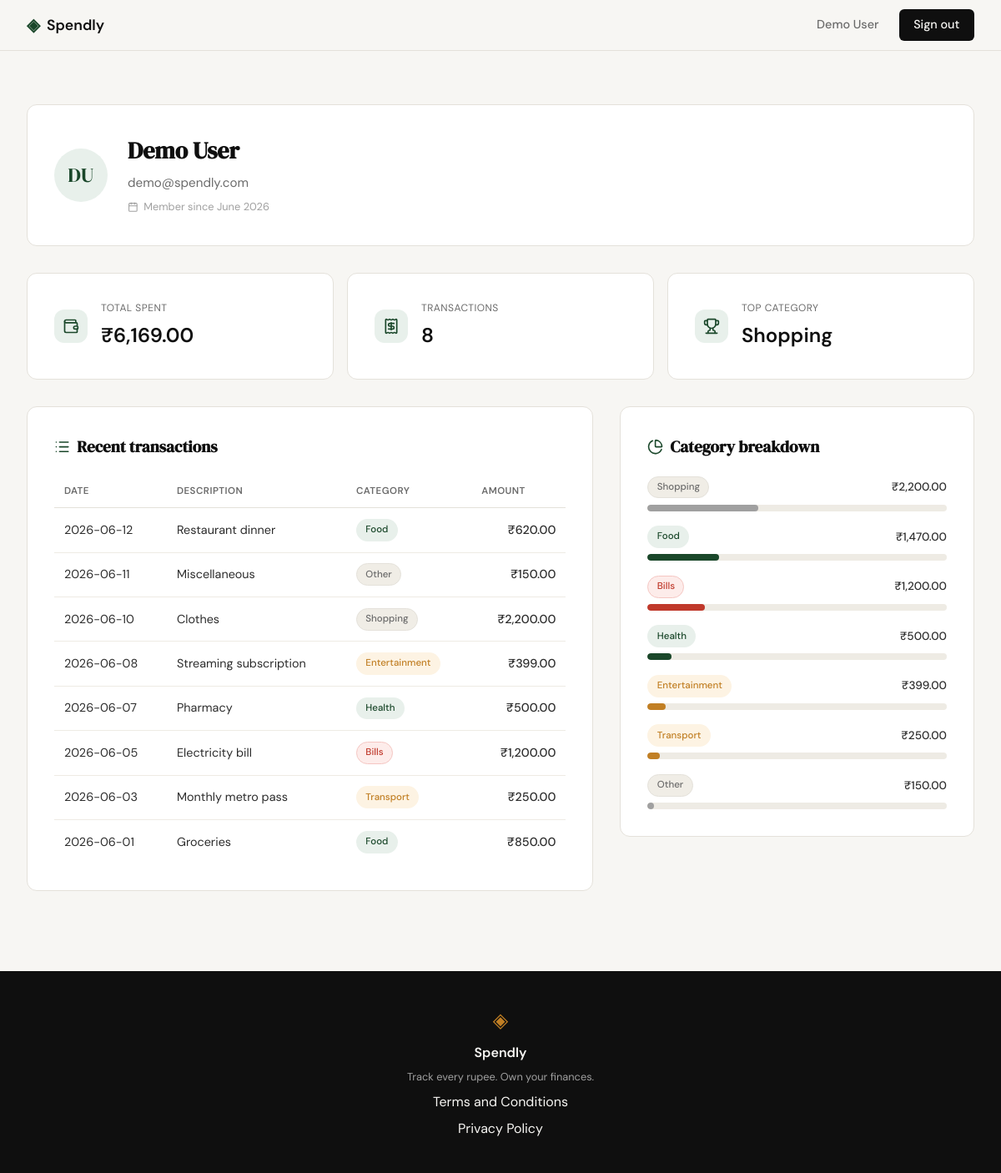
Screenshot of /profile (signed in) with the database file from the repository.
### tables this page shows
CREATE TABLE users (
            id            INTEGER PRIMARY KEY AUTOINCREMENT,
            name          TEXT    NOT NULL,
            email         TEXT    NOT NULL UNIQUE,
            password_hash TEXT    NOT NULL,
            created_at    TEXT    DEFAULT (datetime('now'))
        );

CREATE TABLE expenses (
            id          INTEGER PRIMARY KEY AUTOINCREMENT,
            user_id     INTEGER NOT NULL REFERENCES users(id),
            amount      REAL    NOT NULL,
            category    TEXT    NOT NULL,
            date        TEXT    NOT NULL,
            description TEXT,
            created_at  TEXT    DEFAULT (datetime('now'))
        );

### app.py (the view)
@app.route("/profile")
def profile():
    if not session.get("user_id"):
        return redirect(url_for("login"))
    user_id = session["user_id"]
    db_user = get_user_by_id(user_id)
    user = {
        "name": db_user["name"],
        "email": db_user["email"],
        "initials": "".join(p[0].upper() for p in db_user["name"].split()[:2]),
        "member_since": db_user["member_since"],
    }
    raw_stats = get_summary_stats(user_id)
    stats = {
        "total_spent": format_currency(raw_stats["total_spent"]),
        "transaction_count": raw_stats["transaction_count"],
        "top_category": raw_stats["top_category"],
    }
    raw_transactions = get_recent_transactions(user_id)
    transactions = [
        {
            "date": tx["date"],
            "description": tx["description"],
            "category": tx["category"],
            "amount": format_currency(tx["amount"]),
        }
        for tx in raw_transactions
    ]
    raw_breakdown = get_category_breakdown(user_id)
    category_breakdown = [
        {
            "name": cat["name"],
            "total": format_currency(cat["amount"]),
            "percent": cat["pct"],
        }
        for cat in raw_breakdown
    ]
    return render_template(
        "profile.html",
        user=user,
        stats=stats,
        transactions=transactions,
        category_breakdown=category_breakdown,
    )

### database/db.py (called while the page is built)
def get_db():
    conn = sqlite3.connect(DB_PATH)
    conn.row_factory = sqlite3.Row
    conn.execute("PRAGMA foreign_keys = ON")
    return conn

### database/queries.py (called while the page is built)
def format_currency(amount):
    return f"₹{amount:,.2f}"

def get_user_by_id(user_id):
    db = get_db()
    row = db.execute(
        "SELECT id, name, email, created_at FROM users WHERE id = ?", (user_id,)
    ).fetchone()
    db.close()
    if row is None:
        return None
    created = datetime.strptime(row["created_at"], "%Y-%m-%d %H:%M:%S")
    return {"name": row["name"], "email": row["email"], "member_since": created.strftime("%B %Y")}

def get_summary_stats(user_id):
    db = get_db()
    total_row = db.execute(
        "SELECT COALESCE(SUM(amount), 0) AS total, COUNT(*) AS cnt FROM expenses WHERE user_id = ?",
        (user_id,),
    ).fetchone()
    top_row = db.execute(
        """
        SELECT category, SUM(amount) AS cat_total FROM expenses
        WHERE user_id = ? GROUP BY category ORDER BY cat_total DESC LIMIT 1
        """,
        (user_id,),
    ).fetchone()
    db.close()
    return {
        "total_spent": total_row["total"],
        "transaction_count": total_row["cnt"],
        "top_category": top_row["category"] if top_row else "—",
    }

def get_recent_transactions(user_id, limit=10):
    db = get_db()
    rows = db.execute(
        """
        SELECT date, description, category, amount
        FROM expenses
        WHERE user_id = ?
        ORDER BY date DESC, id DESC
        LIMIT ?
        """,
        (user_id, limit),
    ).fetchall()
    db.close()
    return [
        {"date": r["date"], "description": r["description"],
         "category": r["category"], "amount": r["amount"]}
        for r in rows
    ]

def get_category_breakdown(user_id):
    db = get_db()
    rows = db.execute(
        """
        SELECT category, SUM(amount) AS cat_total FROM expenses
        WHERE user_id = ? GROUP BY category ORDER BY cat_total DESC
        """,
        (user_id,),
    ).fetchall()
    db.close()
    if not rows:
        return []
    grand_total = sum(r["cat_total"] for r in rows)
    pcts = [round((r["cat_total"] / grand_total) * 100) for r in rows]
    diff = 100 - sum(pcts)
    pcts[0] += diff  # largest category (rows[0], ORDER BY DESC) absorbs rounding remainder
    return [{"name": r["category"], "amount": r["cat_total"], "pct": p} for r, p in zip(rows, pcts)]

### templates/profile.html (shortened to what this page needs)
{% extends "base.html" %}
{% block head %}
<link rel="stylesheet" href="{{ url_for('static', filename='css/profile.css') }}">
{% endblock %}
{% block content %}
<section class="profile-page">
    <div class="profile-inner">
        <div class="profile-user-card feature-card">
            <div class="profile-avatar">{{ user.initials }}</div>
            <div class="profile-identity">
                <h1 class="profile-name">{{ user.name }}</h1>
                <p class="profile-email">{{ user.email }}</p>
                <p class="profile-member">
                    <i data-lucide="calendar"></i>
                    Member since {{ user.member_since }}
                </p>
            </div>
        </div>
        <div class="profile-stats">
            <div class="profile-stat-card feature-card">
                <span class="profile-stat-icon"><i data-lucide="wallet"></i></span>
                <div>
                    <p class="profile-stat-label">Total spent</p>
                    <p class="profile-stat-value">{{ stats.total_spent }}</p>
                </div>
            </div>
            <div class="profile-stat-card feature-card">
                <span class="profile-stat-icon"><i data-lucide="receipt"></i></span>
                <div>
                    <p class="profile-stat-label">Transactions</p>
                    <p class="profile-stat-value">{{ stats.transaction_count }}</p>
                </div>
            </div>
            <div class="profile-stat-card feature-card">
                <span class="profile-stat-icon"><i data-lucide="trophy"></i></span>
                <div>
                    <p class="profile-stat-label">Top category</p>
                    <p class="profile-stat-value">{{ stats.top_category }}</p>
                </div>
            </div>
        </div>
        <div class="profile-grid">
            <div class="profile-history feature-card">
                <h2 class="profile-section-title">
                    <i data-lucide="list"></i>
                    Recent transactions
                </h2>
                <div class="profile-table-wrap">
                    <table class="profile-table">
                        <thead>
                            <tr>
                                <th>Date</th>
                                <th>Description</th>
                                <th>Category</th>
                                <th class="profile-amount-col">Amount</th>
                            </tr>
                        </thead>
                        <tbody>
                            {% for tx in transactions %}
                            <tr>
                                <td class="profile-tx-date">{{ tx.date }}</td>
                                <td>{{ tx.description }}</td>
                                <td><span class="badge badge-{{ tx.category | lower }}">{{ tx.category }}</span></td>
                                <td class="profile-amount-col profile-tx-amount">{{ tx.amount }}</td>
                            </tr>
                            {% endfor %}
                        </tbody>
                    </table>
                </div>
            </div>
            <div class="profile-breakdown feature-card">
                <h2 class="profile-section-title">
                    <i data-lucide="pie-chart"></i>
                    Category breakdown
                </h2>
                {% for cat in category_breakdown %}
                <div class="profile-cat-row">
                    <div class="profile-cat-head">
                        <span class="badge badge-{{ cat.name | lower }}">{{ cat.name }}</span>
                        <span class="profile-cat-total">{{ cat.total }}</span>
                    </div>
                    <div class="profile-cat-track">
                        <div class="profile-cat-bar badge-bar-{{ cat.name | lower }}"
                             style="--profile-bar-pct: {{ cat.percent }}%"></div>
                    </div>
                </div>
                {% endfor %}
            </div>
        </div>
    </div>
</section>
{% endblock %}

### templates/base.html (shortened to what this page needs)
<!DOCTYPE html>
<html lang="en">
<head>
    <link rel="stylesheet" href="{{ url_for('static', filename='css/style.css') }}">
    {% block head %}{% endblock %}
</head>
<body>
    <nav class="navbar">
        <div class="nav-inner">
            <a href="{{ url_for('landing') }}" class="nav-brand">
                <span class="brand-icon">◈</span>
                <span class="brand-name">Spendly</span>
            </a>
            <div class="nav-links">
                {% if session.user_id %}
                <a href="{{ url_for('profile') }}">{{ session.user_name }}</a>
                <a href="{{ url_for('logout') }}" class="nav-cta">Sign out</a>
                {% else %}
                <a href="{{ url_for('login') }}">Sign in</a>
                <a href="{{ url_for('register') }}" class="nav-cta">Get started</a>
                {% endif %}
            </div>
        </div>
    </nav>
    <main class="main-content">
        {% block content %}{% endblock %}
    </main>
    <footer class="footer">
        <div class="footer-inner">
            <span class="brand-icon">◈</span>
            <span class="footer-name">Spendly</span>
            <p class="footer-copy">Track every rupee. Own your finances.</p>
            <a href="/terms">Terms and Conditions</a>
            <a href="/privacy">Privacy Policy</a>
        </div>
    </footer>
</body>
</html>

### static/css/style.css (style rules this page uses)
:root { --ink: #0f0f0f; --ink-soft: #2d2d2d; --ink-muted: #6b6b6b; --ink-faint: #a0a0a0; --paper: #f7f6f3; --paper-warm: #f0ede6; --paper-card: #ffffff; --accent: #1a472a; --accent-light: #e8f0eb; --accent-2: #c17f24; --accent-2-light: #fdf3e3; --danger: #c0392b; --danger-light: #fdecea; --danger-border: #f5c6c2; --border: #e4e1da; --border-soft: #eeebe4; --font-display: 'DM Serif Display', Georgia, serif; --font-body: 'DM Sans', system-ui, sans-serif; --max-width: 1200px; --auth-width: 440px; --radius-sm: 6px; --radius-md: 12px; --radius-lg: 20px; }
*, *::before, *::after { box-sizing: border-box; margin: 0; padding: 0; }
html { font-size: 16px; scroll-behavior: smooth; }
body { background: var(--paper); color: var(--ink); font-family: var(--font-body); font-size: 1rem; line-height: 1.6; -webkit-font-smoothing: antialiased; }
a { color: inherit; text-decoration: none; }
.navbar { position: sticky; top: 0; z-index: 100; background: var(--paper); border-bottom: 1px solid var(--border); padding: 0 2rem; }
.nav-inner { max-width: var(--max-width); margin: 0 auto; height: 60px; display: flex; align-items: center; justify-content: space-between; }
.nav-brand { display: flex; align-items: center; gap: 0.5rem; font-family: var(--font-body); font-weight: 600; font-size: 1.1rem; color: var(--ink); }
.brand-icon { color: var(--accent); font-size: 1.3rem; }
.brand-name { color: var(--ink); }
.nav-links { display: flex; align-items: center; gap: 1.5rem; font-size: 0.9rem; font-weight: 500; }
.nav-links a { color: var(--ink-muted); transition: color 0.2s; }
.nav-cta { background: var(--ink) !important; color: var(--paper) !important; padding: 0.45rem 1.1rem; border-radius: var(--radius-sm); transition: background 0.2s !important; }
.main-content { min-height: calc(100vh - 60px - 100px); }
.feature-card { background: var(--paper-card); border: 1px solid var(--border); border-radius: var(--radius-md); padding: 2rem; }
.footer { background: var(--ink); color: var(--paper); padding: 2.5rem 2rem; text-align: center; }
.footer-inner { display: flex; flex-direction: column; align-items: center; gap: 0.4rem; }
.footer .brand-icon { color: var(--accent-2); font-size: 1.5rem; }
.footer-name { font-weight: 600; font-size: 1rem; }
.footer-copy { font-size: 0.8rem; color: var(--ink-faint); }

### rows the page displays
users: user_name "Demo User", name "Demo User", email "demo@spendly.com"
expenses: top_category "Shopping", date "2026-06-10", description "Clothes", category "Shopping", amount "₹2,200.00"
expenses: date "2026-06-12", description "Restaurant dinner", category "Food", amount "₹620.00"
expenses: date "2026-06-11", description "Miscellaneous", category "Other", amount "₹150.00"
expenses: date "2026-06-08", description "Streaming subscription", category "Entertainment", amount "₹399.00"
expenses: date "2026-06-07", description "Pharmacy", category "Health", amount "₹500.00"
expenses: date "2026-06-05", description "Electricity bill", category "Bills", amount "₹1,200.00"
expenses: date "2026-06-03", description "Monthly metro pass", category "Transport", amount "₹250.00"
expenses: date "2026-06-01", description "Groceries", category "Food", amount "₹850.00"

### other values shown
{{ user.initials }} "DU"
{{ user.member_since }} "June 2026"
{{ stats.total_spent }} "₹6,169.00"
{{ stats.transaction_count }} "8"
{{ cat.name }} "Shopping" "Food" "Bills" "Health" "Entertainment" "Transport" "Other"
{{ cat.total }} "₹2,200.00" "₹1,470.00" "₹1,200.00" "₹500.00" "₹399.00" "₹250.00" "₹150.00"
